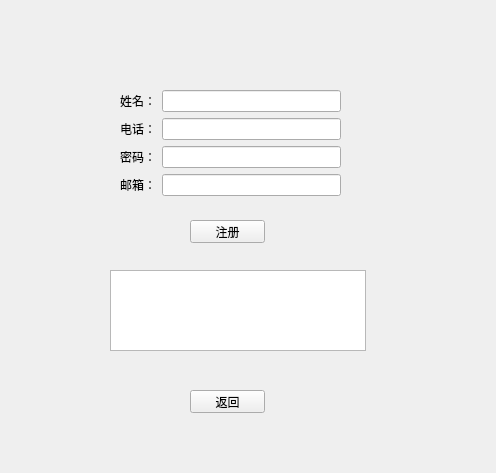
<?xml version="1.0" encoding="UTF-8"?>
<ui version="4.0">
 <class>Form</class>
 <widget class="QWidget" name="Form">
  <property name="geometry">
   <rect>
    <x>0</x>
    <y>0</y>
    <width>496</width>
    <height>473</height>
   </rect>
  </property>
  <property name="windowTitle">
   <string>Form</string>
  </property>
  <widget class="QWidget" name="formLayoutWidget_2">
   <property name="geometry">
    <rect>
     <x>120</x>
     <y>90</y>
     <width>221</width>
     <height>111</height>
    </rect>
   </property>
   <layout class="QFormLayout" name="formLayout_2">
    <item row="0" column="1">
     <widget class="QLineEdit" name="lineEdit_1"/>
    </item>
    <item row="0" column="0">
     <widget class="QLabel" name="label">
      <property name="text">
       <string>姓名：</string>
      </property>
     </widget>
    </item>
    <item row="1" column="0">
     <widget class="QLabel" name="label_2">
      <property name="text">
       <string>电话：</string>
      </property>
     </widget>
    </item>
    <item row="1" column="1">
     <widget class="QLineEdit" name="lineEdit_2">
      <property name="text">
       <string/>
      </property>
     </widget>
    </item>
    <item row="2" column="0">
     <widget class="QLabel" name="label_3">
      <property name="text">
       <string>密码：</string>
      </property>
     </widget>
    </item>
    <item row="2" column="1">
     <widget class="QLineEdit" name="lineEdit_3"/>
    </item>
    <item row="3" column="0">
     <widget class="QLabel" name="label_4">
      <property name="text">
       <string>邮箱：</string>
      </property>
     </widget>
    </item>
    <item row="3" column="1">
     <widget class="QLineEdit" name="lineEdit_4"/>
    </item>
   </layout>
  </widget>
  <widget class="QPushButton" name="pushButton_1">
   <property name="geometry">
    <rect>
     <x>190</x>
     <y>220</y>
     <width>75</width>
     <height>23</height>
    </rect>
   </property>
   <property name="text">
    <string>注册</string>
   </property>
  </widget>
  <widget class="QTextBrowser" name="textBrowser_1">
   <property name="geometry">
    <rect>
     <x>110</x>
     <y>270</y>
     <width>256</width>
     <height>81</height>
    </rect>
   </property>
  </widget>
  <widget class="QPushButton" name="pushButton_2">
   <property name="geometry">
    <rect>
     <x>190</x>
     <y>390</y>
     <width>75</width>
     <height>23</height>
    </rect>
   </property>
   <property name="text">
    <string>返回</string>
   </property>
  </widget>
 </widget>
 <resources/>
 <connections/>
</ui>
